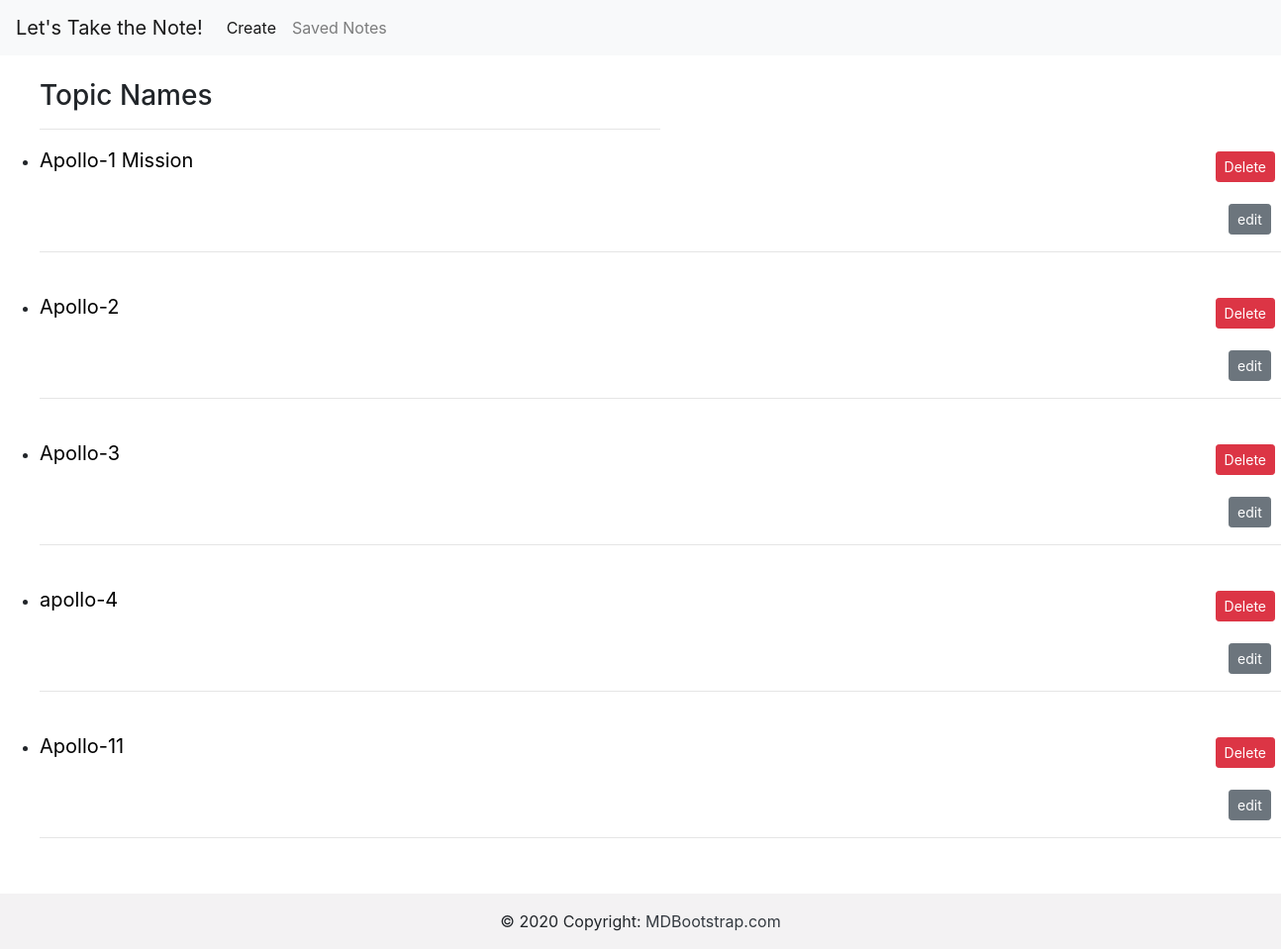
Page /about1.html on the committed database.
### mynote/models.py (models this page shows, shortened)
class Contact(models.Model):
    name=models.TextField(blank=True)
    name1=models.CharField(max_length=128, null=True)
    age=models.CharField(max_length=128, null=True)

### mynote/views.py (the view)
# urls.py: path("about1.html",views.about1,name="about1"),
def about1(request):
    items=Contact.objects.all()
    return render(request, "about1.html", {"items":items})

### templates/about1.html (shortened to what this page needs)
<link rel="stylesheet" href="https://cdn.jsdelivr.net/npm/bootstrap@4.4.1/dist/css/bootstrap.min.css">
<!DOCTYPE html>
<html lang="en">
<head>
</head>
<body>
    <nav class="navbar navbar-expand-lg navbar-light bg-light">
        <a class="navbar-brand" href="#">Let's Take the Note!</a>
        <div class="collapse navbar-collapse" id="navbarNav">
          <ul class="navbar-nav">
            <li class="nav-item active">
              <a class="nav-link" href="index.html">Create <span class="sr-only">(current)</span></a>
            </li>
            <li class="nav-item">
              <a class="nav-link" href="about1.html">Saved Notes</a>
            </li>
          </ul>
        </div>
      </nav>
      <br>
    <ul><h3>Topic Names</h3>
      <hr style="width: 50%; margin-left: 0%;">
        {% for item in items %}
        <li><a href="{% url 'about' item.id %}" style="color: black; font-size: 20;">{{ item.name1 }}</a>
         <form method="post" action="{% url 'delete_object' item.id %}" style="float: right; padding: 6px;">
            <button type="submit" class="btn btn-danger btn-sm">Delete</button>
        </form>
        <form method="post" action="{% url 'edit' item.id %}" style=" margin-left: 1200px; margin-top: -20px; padding: 1px;">
            <button type="submit" class="btn btn-secondary btn-sm">edit</button>
        </form>
         <hr>
         <br>
        </li>
    {% endfor %}
    </ul>
    <footer class="bg-light text-center text-lg-start">
      <div class="text-center p-3" style="background-color: rgb(217 213 213 / 20%);">
        © 2020 Copyright:
        <a class="text-dark" href="">MDBootstrap.com</a>
      </div>
    </footer>
</body>
</html>

### rows in the picture
Contact: name1 "Apollo-1 Mission"
Contact: name1 "Apollo-2"
Contact: name1 "Apollo-3"
Contact: name1 "apollo-4"
Contact: name1 "Apollo-11"
